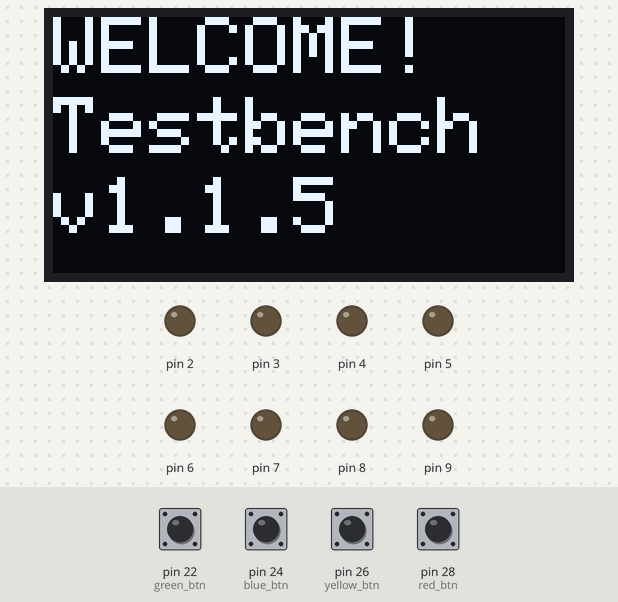
The sketch below on a simulated Arduino Mega 2560, built with avr-gcc and run on an emulated ATmega2560. Shown: 128×64 one-colour display, output pins drawn as LEDs (lit = HIGH). Inputs (shaded band) come from the test bench; at power-on: pin 22 (green_btn), pin 26 (yellow_btn), pin 28 (red_btn) HIGH, pin 24 (blue_btn) LOW. Random numbers use the default seed unless the sketch sets one; what the sketch prints to the serial monitor is not drawn.

Above: at 2.2 s.
2.3 s: pin 22 (green_btn) pulled LOW for 0.15 s
At 3.06 s:
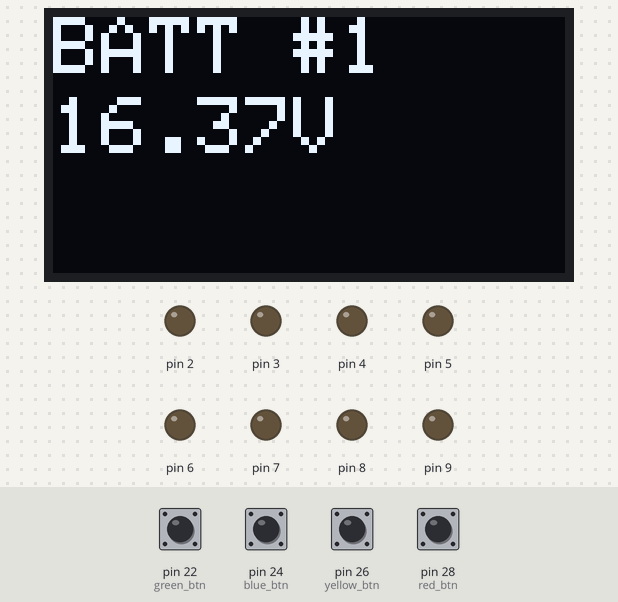
5.4 s: pin 26 (yellow_btn) pulled LOW for 1 s
At 6.7 s:
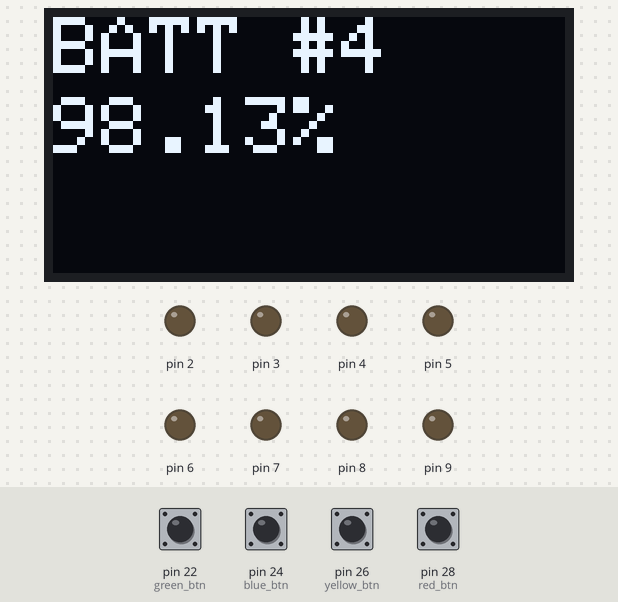
7.9 s: pin 22 (green_btn) pulled LOW for 1 s
At 9.54 s:
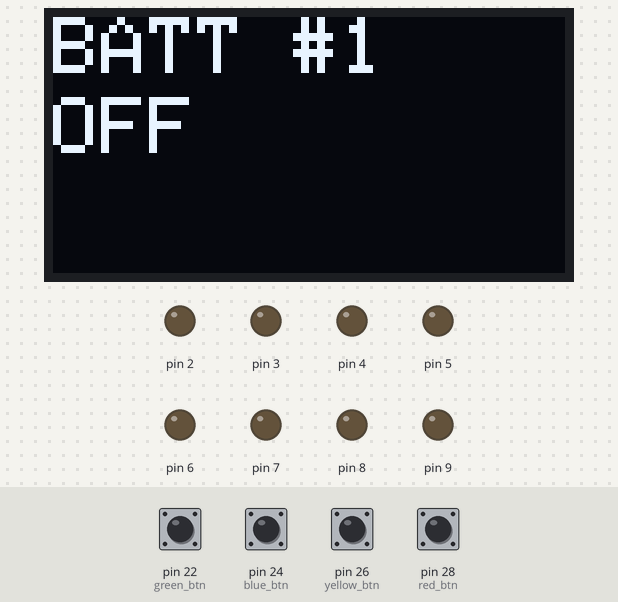
11.9 s: pin 28 (red_btn) pulled LOW for 1 s
At 13.0 s:
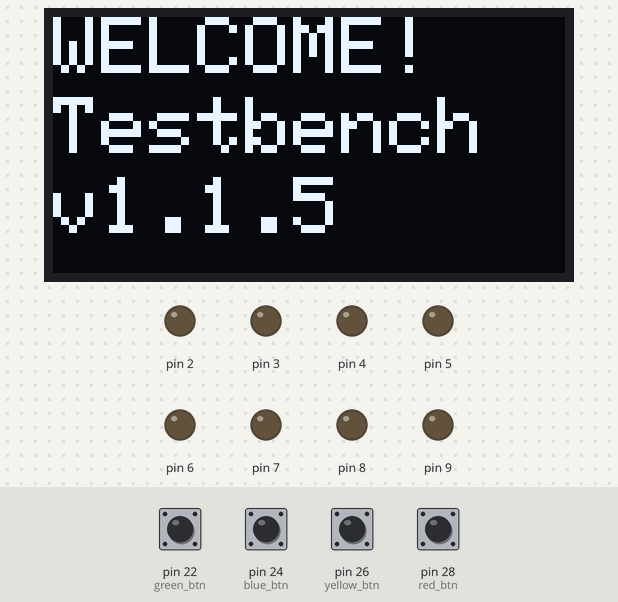
14.4 s: pin 22 (green_btn) pulled LOW for 1 s
At 17.46 s:
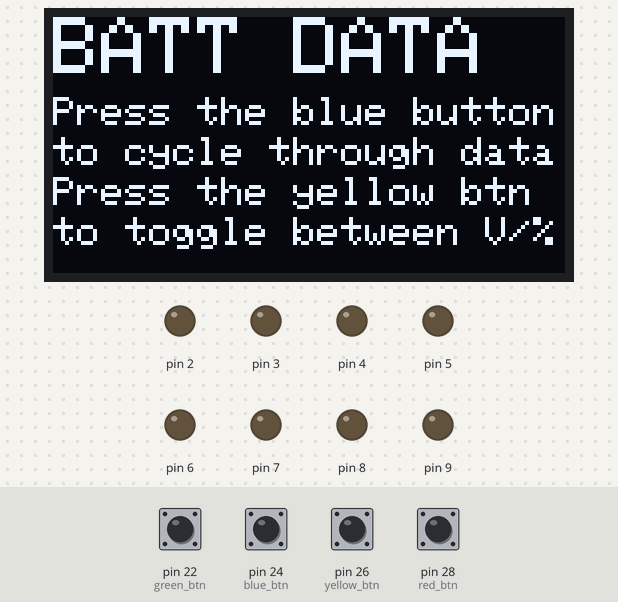
18.4 s: pin 24 (blue_btn) pulled HIGH for 1 s
At 19.5 s:
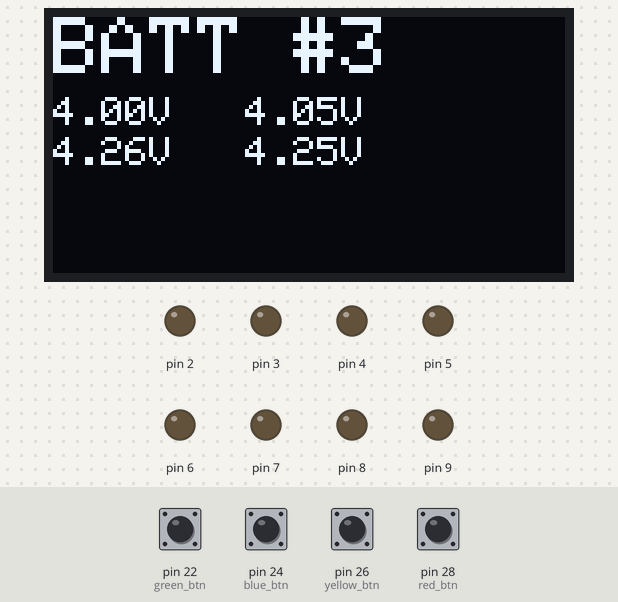
Timing chart, 0 to 21.4 s (numbered marks = the images above; inputs shaded):
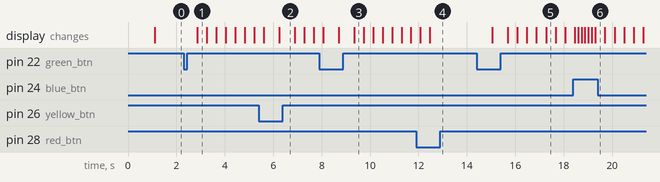

Measured:
- after the input at 2.3 s, the display: changes after 0.57 s (image 1)
- after the input at 14.4 s, the display: first changes after 0.65 s (image 5 shows a later state)

The sketch:

ROBOTIS_BMS.ino
```cpp
/*********
  ROBOTIS Summer 2022 Collaboration Project
  Battery Vending Machine

  4S Lipo Battery Voltmeter, Charge Controller, and OLED Display Module with Arduino Mega2560

  Author: Christopher Lai
  Date: 8/16/2022
  Version: v1.1.5
*********/

#include <Wire.h>
#include <Adafruit_GFX.h>
#include <Adafruit_SSD1306.h>

#define SCREEN_WIDTH 128 // OLED display width, in pixels
#define SCREEN_HEIGHT 64 // OLED display height, in pixels

// Declaration for an SSD1306 display connected to I2C (SDA, SCL pins)
Adafruit_SSD1306 display(SCREEN_WIDTH, SCREEN_HEIGHT, &Wire, -1);

// Define Pin Locations
#define red_btn 28
#define yellow_btn 26
#define blue_btn 24
#define green_btn 22

// Define Variables

// OLED_state contains the menu in which the OLED is currently in
// 0 = Welcome Menu
// 1 = Total BMS Data
// 2 = Battery Cell Data
// 3 = Charge Selection
int OLED_state = 0;

// Battery Stuff
bool battstate = false;
float R1 = 1000.0;
float R2 = 2000.0;
float R3 = 3000.0;
float ref_voltage = 5.0;
int adc_value = 0;
float adc_voltage = 0.0;
float in_voltage = 0.0;

// Semi-Random Number Generation
int counter = 0;
int rand_high = 875;
int rand_low = 800;

// Display States
int full_state = 0;
int cell_state = 0;
int charge_state = 0;
int toggle_state = 0;

// [SETUP FUNCTION] Run through this code once to set things up
void setup() {
  // Use baud rate of 115200
  Serial.begin(115200);

  // Pin Modes
  pinMode(A0, INPUT);
  pinMode(A1, INPUT);
  pinMode(A2, INPUT);
  pinMode(A3, INPUT);
  pinMode(A4, INPUT);
  pinMode(A5, INPUT);
  pinMode(A6, INPUT);
  pinMode(A7, INPUT);
  pinMode(A8, INPUT);
  pinMode(A9, INPUT);
  pinMode(A10, INPUT);
  pinMode(A11, INPUT);
  pinMode(A12, INPUT);
  pinMode(A13, INPUT);
  pinMode(A14, INPUT);
  pinMode(A15, INPUT);

  pinMode(red_btn, INPUT);
  pinMode(yellow_btn, INPUT);
  pinMode(blue_btn, INPUT);
  pinMode(green_btn, INPUT);

  digitalWrite(0, LOW);
  digitalWrite(0, LOW);

  // Check for OLED Availability
  if(!display.begin(SSD1306_SWITCHCAPVCC, 0x3C)) { // Address 0x3D for 128x64
    Serial.println(F("SSD1306 allocation failed"));
    for(;;);
  }

  display.clearDisplay();

  display.setTextSize(2);
  display.setTextColor(WHITE);
  display.setCursor(0, 0);
  display.println("LOADING...");
  display.setCursor(0, 20);
  display.println("Setting Up");
  display.setCursor(0, 40);
  display.println("BVM BMS...");
  display.display();
  delay(1000);
}

// [MAIN FUNCTION] Continuous update loop
void loop() {
  int adc_read[16];
  float voltages[16];
  float percents[16];
  float full_batt[4];
  float full_percent[4];

  // Call function to insert ADC values into array
  // read_from_adc(adc_read); // Call this function if you have batteries plugged in!
  randomize_data(adc_read, 2); // Call this function for simulated data (safe testing)

  // Calculate voltages given each battery (assuming 4 batteries, 4S type)
  int temp_count = 0;
  for (int i = 1; i <= 4; i++){
    for (int j = 1; j <= 4; j++){
      voltages[temp_count] = volt_calc(adc_read[temp_count], j, true);
      percents[temp_count] = volt_calc(adc_read[temp_count], j, false);
      temp_count += 1;
    }
  }

  // Store full voltage values in full_batt array
  float temp_sum = 0;
  for (int i = 0; i <= 3; i++) {
    temp_sum = 0;
    for (int j = 0; j <= 3; j++) {
      temp_sum += voltages[i * 4 + j];
    }
    full_batt[i] = temp_sum;
    full_percent[i] = temp_sum / 16.8 * 100;
  }

  // Arrange battery values for serial monitor print (no fancy)
  String output = "";
  for (int i = 0; i < 16; i++){
    output += String(voltages[i]) + " ";
  }

  // When GREEN button pressed, advance state += 1 (reset logic implemented)
  if (!digitalRead(green_btn)){
    OLED_state += 1;
    toggle_state = false;
    if (OLED_state == 1){
      full_state = 0;
    }
    else if (OLED_state == 2){
      cell_state = 0;
    }
    else if (OLED_state == 3){
      charge_state = 0;
    }
    else if (OLED_state == 4){
      OLED_state = 0;
    }
    delay(250);
  }

  // When RED button is pressed, reset state back to 0
  if (!digitalRead(red_btn)){
    OLED_state = 0;
    delay(250);
  }

  // When YELLOW button is pressed, toggle state
  if (!digitalRead(yellow_btn)){
    toggle_state += 1;
    if (toggle_state == 2){
      toggle_state = 0;
    }
    delay(250);
  }

  // Determine display state to figure out what to print on OLED
  if (OLED_state == 0){
    OLED_display0();
  }
  else if (OLED_state == 1){
    if (!digitalRead(blue_btn)){
      full_state += 1;
      if (full_state == 5){
        full_state = 0;
      }
      delay(250);
    }

    if (full_state == 0){
      OLED_display1();
    }
    else if (full_state == 1){
      if (toggle_state == 1){
        OLED_showFull(full_state, full_percent[full_state - 1], toggle_state);
      }
      else{
        OLED_showFull(full_state, full_batt[full_state - 1], toggle_state);
      }
    }
    else if (full_state == 2){
      if (toggle_state == 1){
        OLED_showFull(full_state, full_percent[full_state - 1], toggle_state);
      }
      else{
        OLED_showFull(full_state, full_batt[full_state - 1], toggle_state);
      }
    }
    else if (full_state == 3){
      if (toggle_state == 1){
        OLED_showFull(full_state, full_percent[full_state - 1], toggle_state);
      }
      else{
        OLED_showFull(full_state, full_batt[full_state - 1], toggle_state);
      }
    }
    else if (full_state == 4){
      if (toggle_state == 1){
        OLED_showFull(full_state, full_percent[full_state - 1], toggle_state);
      }
      else{
        OLED_showFull(full_state, full_batt[full_state - 1], toggle_state);
      }
    }
  }
  else if (OLED_state == 2){
    if (!digitalRead(blue_btn)){
      cell_state += 1;
      if (cell_state == 5){
        cell_state = 0;
      }
      delay(250);
    }

    if (cell_state == 0){
      OLED_display2();
    }
    else if (cell_state == 1){
      if (toggle_state == 0){
        OLED_showCell(cell_state, voltages[0], voltages[1], voltages[2], voltages[3], toggle_state);
      }
      else{
        OLED_showCell(cell_state, percents[0], percents[1], percents[2], percents[3], toggle_state);
      }
    }
    else if (cell_state == 2){
      if (toggle_state == 0){
        OLED_showCell(cell_state, voltages[4], voltages[5], voltages[6], voltages[7], toggle_state);
      }
      else{
        OLED_showCell(cell_state, percents[4], percents[5], percents[6], percents[7], toggle_state);
      }
    }
    else if (cell_state == 3){
      if (toggle_state == 0){
        OLED_showCell(cell_state, voltages[8], voltages[9], voltages[10], voltages[11], toggle_state);
      }
      else{
        OLED_showCell(cell_state, percents[8], percents[9], percents[10], percents[11], toggle_state);
      }
    }
    else if (cell_state == 4){
      if (toggle_state == 0){
        OLED_showCell(cell_state, voltages[12], voltages[13], voltages[14], voltages[15], toggle_state);
      }
      else{
        OLED_showCell(cell_state, percents[12], percents[13], percents[14], percents[15], toggle_state);
      }
    }
  }
  else if (OLED_state == 3){
    if (!digitalRead(blue_btn)){
      charge_state += 1;
      if (charge_state == 9){
        charge_state = 0;
      }
      delay(250);
    }

    if (charge_state == 0){
      OLED_display3();
    }
    else if (charge_state == 1){
      if (toggle_state == 0){
        OLED_showCharge(charge_state, toggle_state);
      }
      else{
        OLED_showCharge(charge_state, toggle_state);
      }
    }
    else if (charge_state == 2){
      if (toggle_state == 0){
        OLED_showCharge(charge_state, toggle_state);
      }
      else{
        OLED_showCharge(charge_state, toggle_state);
      }
    }
    else if (charge_state == 3){
      if (toggle_state == 0){
        OLED_showCharge(charge_state, toggle_state);
      }
      else{
        OLED_showCharge(charge_state, toggle_state);
      }
    }
    else if (charge_state == 4){
      if (toggle_state == 0){
        OLED_showCharge(charge_state, toggle_state);
      }
      else{
        OLED_showCharge(charge_state, toggle_state);
      }
    }
    else if (charge_state == 5){
      if (toggle_state == 0){
        OLED_showCharge(charge_state, toggle_state);
      }
      else{
        OLED_showCharge(charge_state, toggle_state);
      }
    }
    else if (charge_state == 6){
      if (toggle_state == 0){
        OLED_showCharge(charge_state, toggle_state);
      }
      else{
        OLED_showCharge(charge_state, toggle_state);
      }
    }
    else if (charge_state == 7){
      if (toggle_state == 0){
        OLED_showCharge(charge_state, toggle_state);
      }
      else{
        OLED_showCharge(charge_state, toggle_state);
      }
    }
    else if (charge_state == 8){
      if (toggle_state == 0){
        OLED_showCharge(charge_state, toggle_state);
      }
      else{
        OLED_showCharge(charge_state, toggle_state);
      }
    }
  }

  delay(100);

  Serial.println(output);
}

// [FUNCTION] Read from adc and store in central array
int read_from_adc(int * adc_read){
  adc_read[0] = analogRead(A0);
  adc_read[1] = analogRead(A1);
  adc_read[2] = analogRead(A2);
  adc_read[3] = analogRead(A3);
  adc_read[4] = analogRead(A4);
  adc_read[5] = analogRead(A5);
  adc_read[6] = analogRead(A6);
  adc_read[7] = analogRead(A7);
  adc_read[8] = analogRead(A8);
  adc_read[9] = analogRead(A9);
  adc_read[10] = analogRead(A10);
  adc_read[11] = analogRead(A11);
  adc_read[12] = analogRead(A12);
  adc_read[13] = analogRead(A13);
  adc_read[14] = analogRead(A14);
  adc_read[15] = analogRead(A15);
}

// [FUNCTION] Smart randomize number with deprecation constant
int randomize_data(int * adc_read, int dep_const){
  counter += 1;
  if (counter == 100){ // Every 100 seconds, decrease battery reading by dep const
    counter = 0;
    rand_high -= dep_const;
    rand_low -= dep_const;
  }

  // Debug
  // Serial.println(counter);

  // Check if system is lower than threshold, then reset ranges
  if (rand_low <= 412){ // Reasonable value = Halfway point
    rand_high = 875;
    rand_low = 800;
  }

  // Loop through adc_read array and generate random numbers between ranges
  for (int i = 0; i < 16; i++){
    adc_read[i] = random(rand_low, rand_high);
  }
}

// [FUNCTION] Calculate battery voltage given ADC value
float volt_calc(int adc_value, int cell_type, bool battstate){
  adc_voltage = (adc_value * ref_voltage)/1023.0;
  if (cell_type == 1){
    in_voltage = adc_voltage;
  }
  else if (cell_type == 2){
    in_voltage = adc_voltage/(R1/(R1+R1));
  }
  else if (cell_type == 3){
    in_voltage = adc_voltage/(R1/(R1+R2));
  }
  else if (cell_type == 4){
    in_voltage = adc_voltage/(R1/(R1+R3));
  }
  else
  {
    return -1.0;
  }

  if (battstate)
  {
    // Returns voltage from each cell
    return in_voltage/(cell_type);
  }
  else
  {
    // Returns a percentage of the nominal voltage
    return in_voltage/(4.2*cell_type) * 100;
  }
}


void OLED_display0()
{
  display.clearDisplay();
  display.setTextSize(2);
  display.setTextColor(WHITE);
  display.setCursor(0,0);
  display.println("WELCOME!");
  display.setCursor(0,20);
  display.println("Testbench");
  display.setCursor(0,40);
  display.println("v1.1.5");
  display.display();
}

void OLED_display1()
{
  display.clearDisplay();
  display.setTextSize(2);
  display.setTextColor(WHITE);
  display.setCursor(0,0);
  display.println("TOTAL DATA");
  display.setCursor(0,20);
  display.setTextSize(1);
  display.println("Press the blue button");
  display.setCursor(0,30);
  display.println("to cycle through data");
  display.setCursor(0,40);
  display.println("Press the yellow btn");
  display.setCursor(0,50);
  display.println("to toggle between V/%");
  display.display();
}

void OLED_showFull(int battnum, float battfull, int toggle)
{
  display.clearDisplay();
  display.setTextSize(2);
  display.setTextColor(WHITE);
  display.setCursor(0,0);
  display.println("BATT #" + String(battnum));
  display.setCursor(0,20);
  display.setTextSize(2);
  if (toggle_state == 0){
    display.println(String(battfull) + "V");
  }
  else{
    display.println(String(battfull) + "%");
  }
  display.display();
}

void OLED_display2()
{
  display.clearDisplay();
  display.setTextSize(2);
  display.setTextColor(WHITE);
  display.setCursor(0,0);
  display.println("BATT DATA");
  display.setCursor(0,20);
  display.setTextSize(1);
  display.println("Press the blue button");
  display.setCursor(0,30);
  display.println("to cycle through data");
  display.setCursor(0,40);
  display.println("Press the yellow btn");
  display.setCursor(0,50);
  display.println("to toggle between V/%");
  display.display();
}

void OLED_showCell(int battnum, float cell1, float cell2, float cell3, float cell4, int toggle)
{
  display.clearDisplay();
  display.setTextSize(2);
  display.setTextColor(WHITE);
  display.setCursor(0,0);
  display.println("BATT #" + String(battnum));
  display.setCursor(0,20);
  display.setTextSize(1);
  if (toggle_state == 0){
    display.println(String(cell1) + "V   " + String(cell2) + "V");
    display.setCursor(0,30);
    display.println(String(cell3) + "V   " + String(cell4) + "V");
  }
  else{
    display.println(String(cell1) + "%   " + String(cell2) + "%");
    display.setCursor(0,30);
    display.println(String(cell3) + "%   " + String(cell4) + "%");
  }
  display.display();
}

void OLED_display3()
{
  display.clearDisplay();
  display.setTextSize(2);
  display.setTextColor(WHITE);
  display.setCursor(0,0);
  display.println("CHARG MODE");
  display.setCursor(0,20);
  display.setTextSize(1);
  display.println("Press the blue btn");
  display.setCursor(0,30);
  display.println("to cycle through batt");
  display.setCursor(0,40);
  display.println("Press the yellow btn");
  display.setCursor(0,50);
  display.println("to toggle charge mode");
  display.display();
}

void OLED_showCharge(int battnum, int toggle)
{
  display.clearDisplay();
  display.setTextSize(2);
  display.setTextColor(WHITE);
  display.setCursor(0,0);
  display.println("BATT #" + String(battnum));
  display.setCursor(0,20);
  display.setTextSize(2);
  if (toggle_state == 0){
    display.println("OFF");
    analogWrite(battnum + 1, 0);
  }
  else{
    display.println("ON");
    analogWrite(battnum + 1, 1023);
  }
  display.display();
}
```
